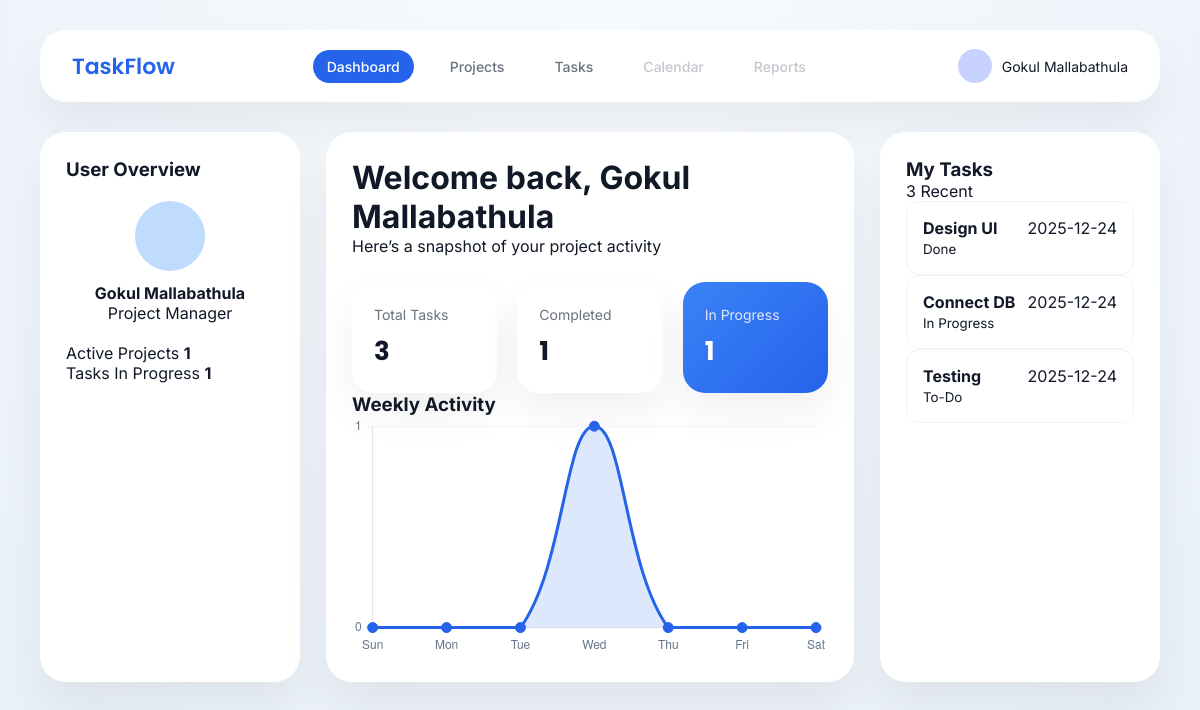
The page /dashboard (signed in) on the database as committed earlier.
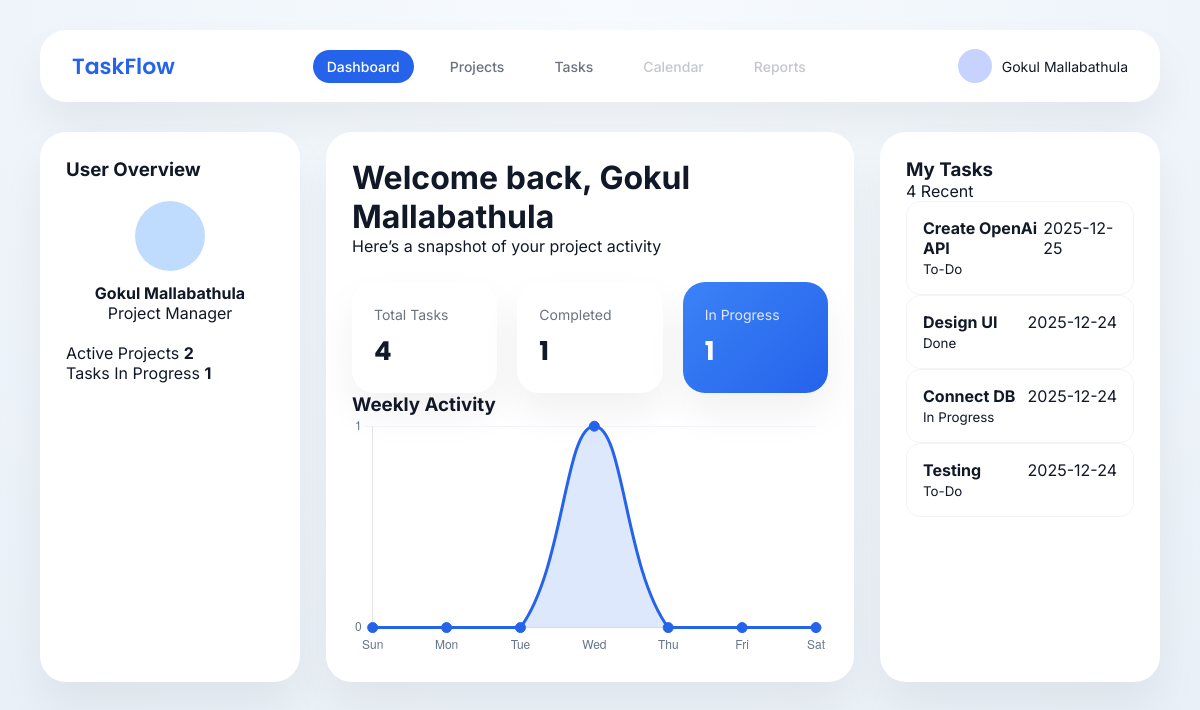
The same page on the database as committed later.
### tables this page shows
CREATE TABLE tasks (
        id INTEGER PRIMARY KEY AUTOINCREMENT,
        project_id INTEGER NOT NULL,
        title TEXT NOT NULL,
        status TEXT CHECK(status IN ('todo', 'in_progress', 'done')) DEFAULT 'todo',
        created_at TIMESTAMP DEFAULT CURRENT_TIMESTAMP,
        FOREIGN KEY (project_id) REFERENCES projects(id)
    );

### app.py (the view)
@app.route("/dashboard")
def dashboard():
    if "user_id" not in session:
        return redirect(url_for("login"))
    user_id = session["user_id"]
    conn = get_db()
    total_projects = conn.execute(
        "SELECT COUNT(*) FROM projects WHERE user_id = ?", (user_id,)
    ).fetchone()[0]
    total_tasks = conn.execute("""
        SELECT COUNT(*)
        FROM tasks
        JOIN projects ON tasks.project_id = projects.id
        WHERE projects.user_id = ?
    """, (user_id,)).fetchone()[0]
    in_progress = conn.execute("""
        SELECT COUNT(*)
        FROM tasks
        JOIN projects ON tasks.project_id = projects.id
        WHERE projects.user_id = ? AND tasks.status='in_progress'
    """, (user_id,)).fetchone()[0]
    completed = conn.execute("""
        SELECT COUNT(*)
        FROM tasks
        JOIN projects ON tasks.project_id = projects.id
        WHERE projects.user_id = ? AND tasks.status='done'
    """, (user_id,)).fetchone()[0]
    recent_tasks = conn.execute("""
        SELECT tasks.title, tasks.status, tasks.created_at
        FROM tasks
        JOIN projects ON tasks.project_id = projects.id
        WHERE projects.user_id = ?
        ORDER BY tasks.created_at DESC
        LIMIT 5
    """, (user_id,)).fetchall()
    weekly_data = [0] * 7
    rows = conn.execute("""
        SELECT strftime('%w', tasks.created_at) as day, COUNT(*) as count
        FROM tasks
        JOIN projects ON tasks.project_id = projects.id
        WHERE projects.user_id = ? AND tasks.status='done'
        GROUP BY day
    """, (user_id,)).fetchall()
    for r in rows:
        weekly_data[int(r["day"])] = r["count"]
    conn.close()
    return render_template(
        "dashboard.html",
        name=session["user_name"],
        total_projects=total_projects,
        total_tasks=total_tasks,
        in_progress=in_progress,
        completed=completed,
        weekly_data=weekly_data,  # ✅ IMPORTANT
        tasks=recent_tasks
    )

### app.py (called while the page is built)
def get_db():
    conn = sqlite3.connect("database.db")
    conn.row_factory = sqlite3.Row
    return conn

### templates/dashboard.html (shortened to what this page needs)
{% extends "base.html" %}
{% block content %}
{% block page_css %}
<link rel="stylesheet" href="{{ url_for('static', filename='css/dashboard.css') }}">
{% endblock %}
<div class="dashboard-grid">
    <aside class="left-panel">
        <h3>User Overview</h3>
        <div class="user-card">
            <div class="avatar-lg"></div>
            <h4>{{ name }}</h4>
            <p>Project Manager</p>
        </div>
        <div class="mini-stat">
            <span>Active Projects</span>
            <strong>{{ total_projects }}</strong>
        </div>
        <div class="mini-stat">
            <span>Tasks In Progress</span>
            <strong>{{ in_progress }}</strong>
        </div>
    </aside>
    <main class="center-panel">
        <h1>Welcome back, {{ name }}</h1>
        <p class="subtitle">Here’s a snapshot of your project activity</p>
        <div class="stats-row">
            <div class="stat-card">
                <span>Total Tasks</span>
                <h2>{{ total_tasks }}</h2>
            </div>
            <div class="stat-card">
                <span>Completed</span>
                <h2>{{ completed }}</h2>
            </div>
            <div class="stat-card highlight">
                <span>In Progress</span>
                <h2>{{ in_progress }}</h2>
            </div>
        </div>
        <div class="large-card">
            <h3>Weekly Activity</h3>
            <div class="chart-container" style="position: relative; height: 30vh;">
                <canvas id="weeklyChart"></canvas>
            </div>
        </div>
    </main>
    <aside class="right-panel">
        <div class="panel-header">
            <h3>My Tasks</h3>
            <span class="badge">{{ tasks|length }} Recent</span>
        </div>
        <div class="task-list">
            {% for task in tasks %}
            <div class="task-card">
                <div class="task-info">
                    <strong>{{ task.title }}</strong>
                    <div class="status-group">
                        <small class="status-text">
                            {% if task.status == 'todo' %} To-Do
                            {% elif task.status == 'in_progress' %} In Progress
                            {% elif task.status == 'done' %} Done
                            {% endif %}
                        </small>
                    </div>
                </div>
                <div class="task-date">
                    {{ task.created_at.split(' ')[0] if task.created_at else 'N/A' }}
                </div>
            </div>
            {% else %}
            <div class="empty-state">
                <p>No tasks yet. Start by creating a project!</p>
            </div>
            {% endfor %}
        </div>
    </aside>
</div>
{% endblock %}
{% block scripts %}
<script>
    const weeklyData = JSON.parse('{{ weekly_data | tojson | safe }}');
    const ctx = document.getElementById('weeklyChart').getContext('2d');
    new Chart(ctx, {
        type: 'line',
        data: {
            labels: ['Sun', 'Mon', 'Tue', 'Wed', 'Thu', 'Fri', 'Sat'],
            datasets: [{
                label: 'Tasks Completed',
                data: weeklyData,
                borderColor: '#2563eb',
                backgroundColor: 'rgba(37, 99, 235, 0.15)',
                tension: 0.4,
                fill: true,
                pointRadius: 5,
                pointHoverRadius: 7,
                pointBackgroundColor: '#2563eb'
            }]
        },
        options: {
            responsive: true,
            maintainAspectRatio: false,
            plugins: {
                legend: { display: false }
            },
            scales: {
                y: {
                    beginAtZero: true,
                    ticks: { stepSize: 1, color: '#64748b' },
                    grid: { color: '#f1f5f9' }
                },
                x: {
                    ticks: { color: '#64748b' },
                    grid: { display: false }
                }
            }
        }
    });
</script>
{% endblock %}

Rows that differ between the two databases and show on the page:
added tasks: title "Create OpenAi API", status "To-Do", created_at "2025-12-25"
Other text that changed with them:
{{ total_projects }}: "1" → "2"
{{ total_tasks }}: "3" → "4"
{{ tasks|length }}: "3" → "4"
